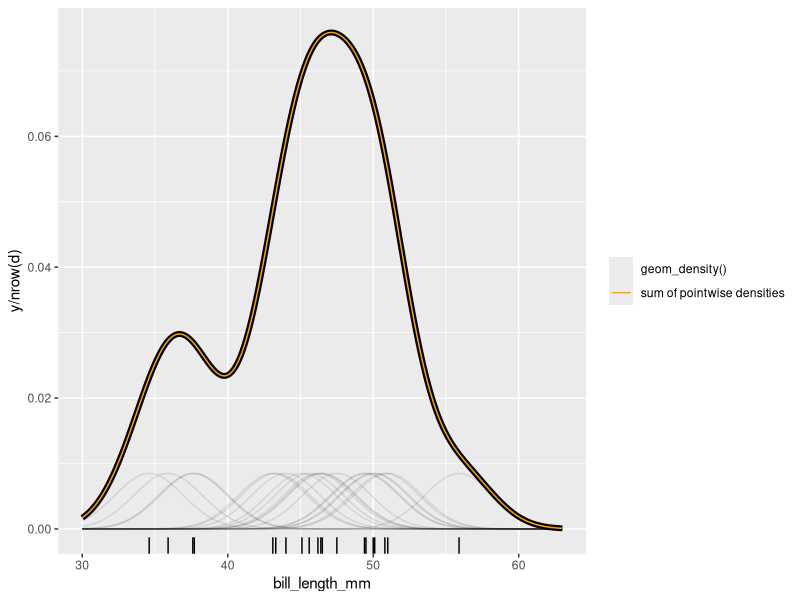

Generate this figure with R:
## ---- chunk 1
# library(tidyverse)
# fit <- targets::tar_read(fit)
# fit
## ---- chunk 2
#| gauss, fig.width = 6, fig.height = 2
library(tidyverse)
library(palmerpenguins)

d <- penguins %>% 
  filter(!is.na(bill_length_mm)) %>% 
  sample_n(size = 20)

# grid of xs
x <- seq(30, 63, length.out = 200)

# compute density of xs using each observed value
# as the mean.
l <- lapply(
  d$bill_length_mm,
  function(m) {
    data.frame(
      x = x,
      y = dnorm(x, mean = m, sd = bw.nrd0(d$bill_length_mm)) 
    )
  }
) 
dl <- bind_rows(l, .id = "obs")

# plot them, their sum, and the default density curve
ggplot(d) + 
  aes(x = bill_length_mm) + 
  geom_density(aes(color = "geom_density()"), size = 2, show.legend = FALSE) +
  geom_rug() +
  geom_line(
    aes(x = x, y = y / nrow(d), group = obs),
    data = dl, alpha = .1
  ) + 
  stat_summary(
    aes(x = x, y = y / nrow(d), color = "sum of pointwise densities"),
    data = dl, 
    # alpha = .1, 
    geom = "line",
    fun = "sum", 
    # color = "orange"
  ) +
  scale_color_manual(values = c("black", "orange")) +
  labs(color = NULL)
